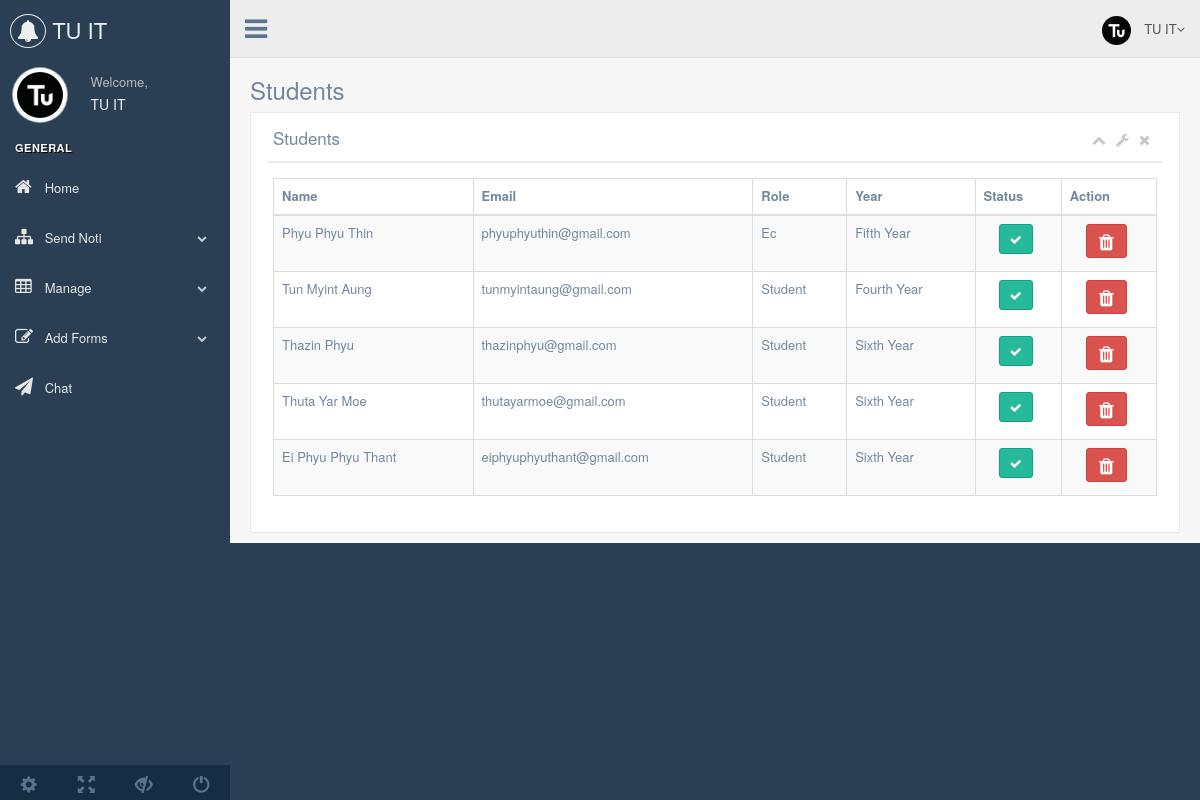
Page /admin/manage-students.php (signed in) on the committed database.
### tables this page shows
CREATE TABLE `users` (
  `userid` int(11) NOT NULL,
  `userphoto` varchar(255) NOT NULL,
  `username` varchar(255) NOT NULL,
  `useremail` varchar(255) NOT NULL,
  `userpass` varchar(255) NOT NULL,
  `year_id` int(11) NOT NULL,
  `userphone` varchar(255) NOT NULL,
  `useraddress` text NOT NULL,
  `status` int(2) NOT NULL,
  `user_status` int(2) NOT NULL,
  `created_dates` datetime NOT NULL,
  `modified_date` datetime NOT NULL
);

CREATE TABLE `years` (
  `years_id` int(11) NOT NULL,
  `years_name` varchar(255) NOT NULL,
  `created_date` datetime NOT NULL,
  `modified_date` datetime NOT NULL
);

### admin/manage-students.php (the view, shortened to what this page needs)
<?php
include('database/connection.php');
include ('includes/header.php');
  $query = $conn->query("SELECT users.*, years.* FROM users join years ON users.year_id = years.years_id WHERE status = '2' OR status= '3'");
?>
  <body class="nav-md">
    <div class="container body">
      <div class="main_container">
          <?php include ('includes/sidebar.php'); ?>
          <?php include('includes/navbar.php'); ?>
        <div class="right_col" role="main">
            <div class="page-title">
              <div class="title_left">
                <h3>Students</h3>
              </div>
            </div>
            <div class="clearfix"></div>
            <div class="row">
              <div class="col-md-12 col-sm-12 col-xs-12">
                <div class="x_panel">
                  <div class="x_title">
                    <h2>Students <small>sub title</small></h2>
                    <ul class="nav navbar-right panel_toolbox">
                      <li><a class="collapse-link"><i class="fa fa-chevron-up"></i></a>
                      </li>
                      <li class="dropdown">
                        <a href="#" class="dropdown-toggle" data-toggle="dropdown" role="button" aria-expanded="false"><i class="fa fa-wrench"></i></a>
                      </li>
                      <li><a class="close-link"><i class="fa fa-close"></i></a>
                      </li>
                    </ul>
                    <div class="clearfix"></div>
                  </div>
                  <div class="x_content">
                    <table id="datatable" class="table table-striped table-bordered">
                       <thead>
                        <tr>
                          <th>Name</th>
                          <th>Email</th>
                          <th>Role</th>
                          <th>Year</th>
                          <th>Status</th>
                          <th>Action</th>
                        </tr>
                      </thead>
                      <tbody>
                            <?php foreach ($query as $row) : ?>
                               <tr>
                                 <td><?php echo $row['username']?></td>
                                 <td><?php echo $row['useremail']?></td>
                                 <td><?php echo ($row['status'] == '2')?"Student":"Ec";?></td>
                                 <td><?php echo $row['years_name']?></td>
                                 <td style="text-align: center;"><?php echo ($row['user_status'] == '1')?"<button class='btn btn-success btn-sm change' id=".$row['userid']."><i class='fa fa-check' aria-hidden='true'></i></button>":"<button class='btn btn-danger btn-sm remove' id=".$row['userid']."><i class='fa fa-ban' aria-hidden='true'></i></button>";?>
                                </td>
                                 <td style="text-align: center;">
                                    <a class="btn btn-danger trash" data-id="<?php echo $row['userid']?>"><i class="fa fa-trash fa-lg"></i></a>
                                 </td>
                               </tr>
                            <?php endforeach; ?>
                      </tbody>
                    </table>
                  </div>
                </div>
              </div>
            </div>
        </div>
      </div>
    </div>
    <?php include('includes/footer.php'); ?>

### admin/includes/header.php (shortened to what this page needs)
<!DOCTYPE html>
<html lang="en">
  <head>
    <link href="vendors/bootstrap/dist/css/bootstrap.min.css" rel="stylesheet">
    <link href="vendors/font-awesome/css/font-awesome.min.css" rel="stylesheet">
    <link href="vendors/nprogress/nprogress.css" rel="stylesheet">
    <link href="vendors/iCheck/skins/flat/green.css" rel="stylesheet">
	<link href="css/sweetalert.css" rel="stylesheet">
    <link href="vendors/bootstrap-progressbar/css/bootstrap-progressbar-3.3.4.min.css" rel="stylesheet">
    <link href="vendors/jqvmap/dist/jqvmap.min.css" rel="stylesheet"/>
    <link href="vendors/bootstrap-daterangepicker/daterangepicker.css" rel="stylesheet">
    <link href="build/css/custom.css" rel="stylesheet">
    <link href="vendors/datatables.net-bs/css/dataTables.bootstrap.min.css" rel="stylesheet">
    <link href="vendors/datatables.net-buttons-bs/css/buttons.bootstrap.min.css" rel="stylesheet">
    <link href="vendors/datatables.net-fixedheader-bs/css/fixedHeader.bootstrap.min.css" rel="stylesheet">
    <link href="vendors/datatables.net-responsive-bs/css/responsive.bootstrap.min.css" rel="stylesheet">
    <link href="vendors/datatables.net-scroller-bs/css/scroller.bootstrap.min.css" rel="stylesheet">
  </head>

### admin/includes/sidebar.php (shortened to what this page needs)
 <?php
   $pp = $conn->query("SELECT * FROM admin WHERE admin_id = '".$_SESSION['admin_id']."'");
   $ppp = $pp->fetch_assoc();
?>
  <div class="col-md-3 left_col">
          <div class="left_col scroll-view">
            <div class="navbar nav_title" style="border: 0;">
              <a href="index.php" class="site_title"><i class="fa fa-bell"></i> <span><?php echo $ppp['admin_name']?></span></a>
            </div>
            <div class="profile clearfix">
              <div class="profile_pic">
                <img src="adminprofiles/<?php echo $ppp['admin_photo']?>" alt="..." class="img-circle profile_img">
              </div>
              <div class="profile_info">
                <span>Welcome,</span>
                <h2><?php echo $ppp['admin_name']?></h2>
              </div>
            </div>
            <br />
            <div id="sidebar-menu" class="main_menu_side hidden-print main_menu">
              <div class="menu_section">
                <h3>General</h3>
                <ul class="nav side-menu">
                  <li><a href="index.php"><i class="fa fa-home"></i> Home </a>
                  </li>
                  <li><a><i class="fa fa-sitemap"></i> Send Noti <span class="fa fa-chevron-down"></span></a>
                  </li>
                  <li><a><i class="fa fa-table"></i> Manage <span class="fa fa-chevron-down"></span></a>
                  </li>
                  <li><a><i class="fa fa-edit"></i> Add Forms <span class="fa fa-chevron-down"></span></a>
                  </li>
                  <li><a href="chat.php"><i class="fa fa-paper-plane"></i> Chat </a>
                  </li>
                </ul>
              </div>
            </div>
            <div class="sidebar-footer hidden-small">
              <a data-toggle="tooltip" data-placement="top" title="Settings">
                <span class="glyphicon glyphicon-cog" aria-hidden="true"></span>
              </a>
              <a data-toggle="tooltip" data-placement="top" title="FullScreen">
                <span class="glyphicon glyphicon-fullscreen" aria-hidden="true"></span>
              </a>
              <a data-toggle="tooltip" data-placement="top" title="Lock">
                <span class="glyphicon glyphicon-eye-close" aria-hidden="true"></span>
              </a>
              <a data-toggle="tooltip" data-placement="top" title="Logout" href="login.html">
                <span class="glyphicon glyphicon-off" aria-hidden="true"></span>
              </a>
            </div>
          </div>
        </div>

### admin/includes/navbar.php (shortened to what this page needs)
<?php
   $pp = $conn->query("SELECT * FROM admin WHERE admin_id = '".$_SESSION['admin_id']."'");
   $ppp = $pp->fetch_assoc();
?>
<div class="top_nav">
          <div class="nav_menu">
            <nav>
              <div class="nav toggle">
                <a id="menu_toggle"><i class="fa fa-bars"></i></a>
              </div>
              <ul class="nav navbar-nav navbar-right">
                <li class="">
                  <a href="javascript:;" class="user-profile dropdown-toggle" data-toggle="dropdown" aria-expanded="false">
                    <img src="adminprofiles/<?php echo $ppp['admin_photo']?>" alt="">
                    <?php echo $ppp['admin_name']?><span class=" fa fa-angle-down"></span>
                  </a>
                </li>
              </ul>
            </nav>
          </div>
        </div>

### admin/includes/footer.php (shortened to what this page needs)
  </body>
</html>

### rows in the picture
users: username "Phyu Phyu Thin", useremail "phyuphyuthin@gmail.com", status "Ec", year.years_name "Fifth Year"
users: username "Tun Myint Aung", useremail "tunmyintaung@gmail.com", status "Student", year.years_name "Fourth Year"
users: username "Thazin Phyu", useremail "thazinphyu@gmail.com", status "Student", year.years_name "Sixth Year"
users: username "Thuta Yar Moe", useremail "thutayarmoe@gmail.com", status "Student", year.years_name "Sixth Year"
users: username "Ei Phyu Phyu Thant", useremail "eiphyuphyuthant@gmail.com", status "Student", year.years_name "Sixth Year"

### other values in the picture
$ppp['admin_name'] "TU IT"
